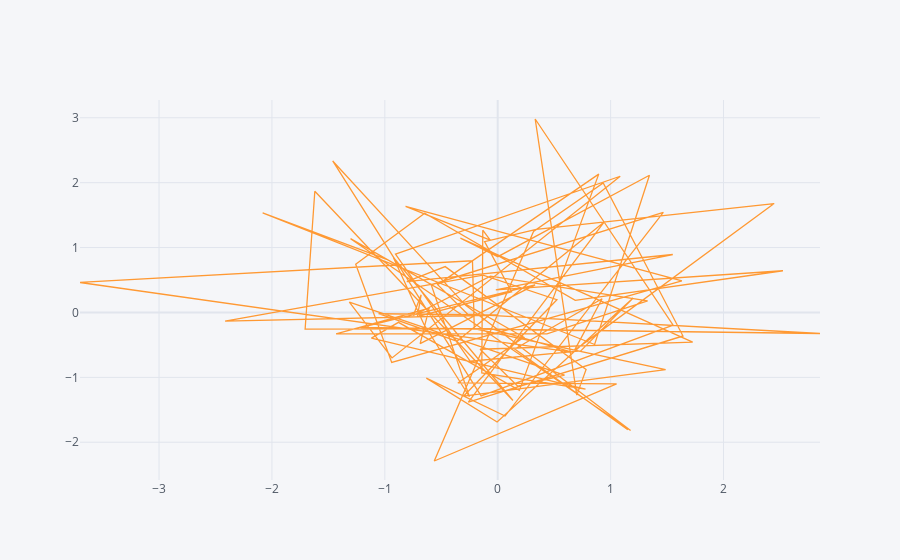

Source (notebook cell):
### Markdown cell above
## Scatter

### Code cell
df.iplot(kind='scatter',x='A',y='B')
